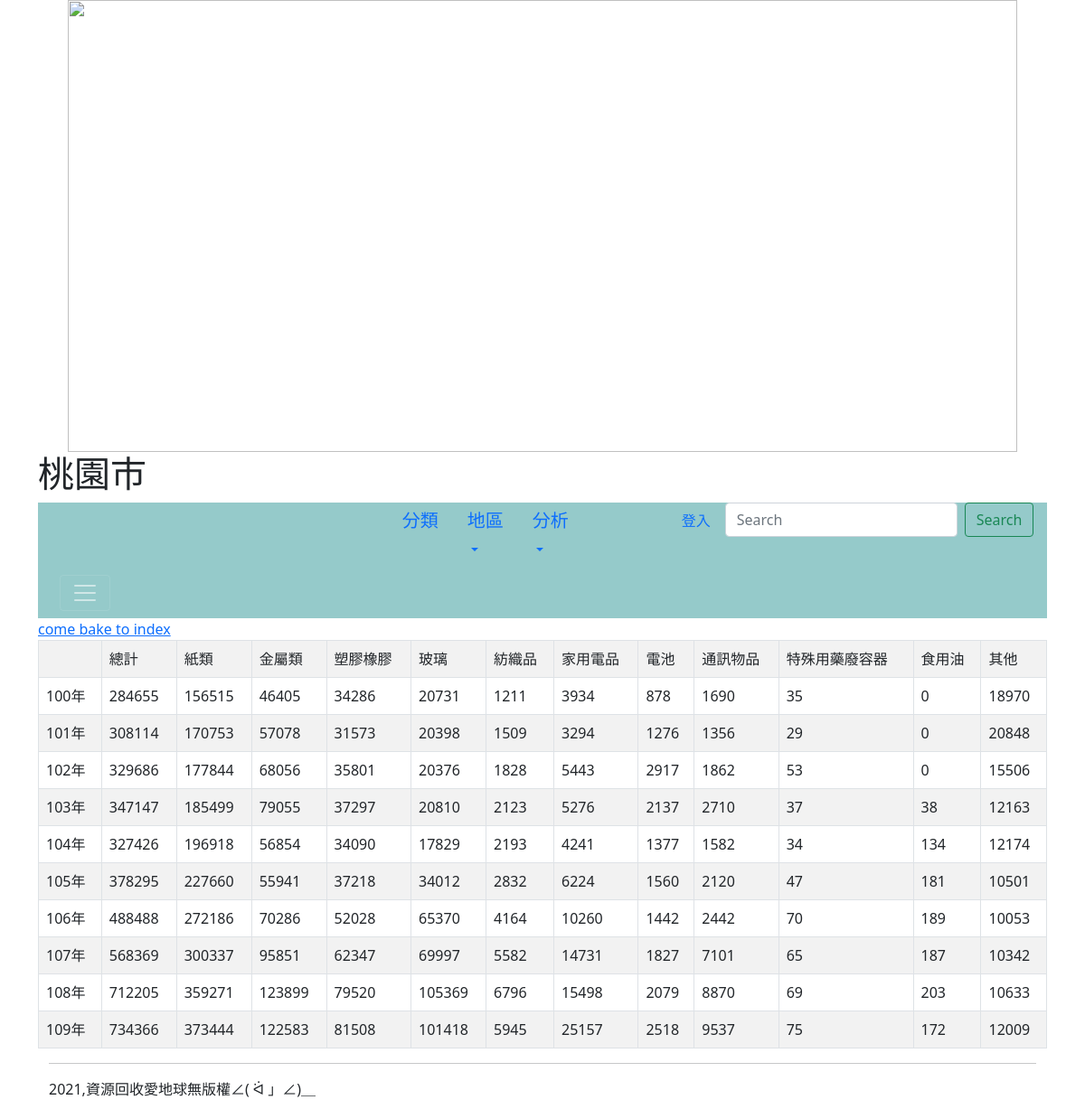
The app's page /taoyuan/ with its own data.
### mysite/models.py (models this page shows, shortened)
class Type(models.Model):
	年度 = models.CharField(max_length=200)
	地區 =models.CharField(max_length=200)
	總計 = models.PositiveIntegerField(default=0)
	紙類 = models.PositiveIntegerField(default=0)
	金屬類 = models.PositiveIntegerField(default=0)
	塑膠橡膠= models.PositiveIntegerField(default=0)
	玻璃 = models.PositiveIntegerField(default=0)
	紡織品 = models.PositiveIntegerField(default=0)
	家用電品 = models.PositiveIntegerField(default=0)
	電池 = models.PositiveIntegerField(default=0)
	通訊物品 = models.PositiveIntegerField(default=0)
	特殊用藥廢容器 = models.PositiveIntegerField(default=0)
	食用油 = models.PositiveIntegerField(default=0)
	其他 = models.PositiveIntegerField(default=0)

### mysite/views.py (the view)
# urls.py: path('taoyuan/',taoyuan),
def taoyuan(request):
	types=Type.objects.all()
	types5=Type.objects.filter(地區="桃園市")
	return render(request, "taoyuan.html", locals())

### templates/taoyuan.html (shortened to what this page needs)
{% extends "base.html" %}
{% block headmessage %} <h1>桃園市</h1> {% endblock %}
{% block content %}
<a href="/">come bake to index</a><br>
<table class='table table-striped table-bordered'>
	<tr>
		<td>     </td>
		<td>總計</td>
		<td>紙類</td>
		<td>金屬類</td>
		<td>塑膠橡膠</td>
		<td>玻璃</td>
		<td>紡織品</td>
		<td>家用電品</td>
		<td>電池</td>
		<td>通訊物品</td>
		<td>特殊用藥廢容器</td>
		<td>食用油</td>
		<td>其他</td>
	</tr>
	{% for type in types5 %}
	<tr>
		<td>{{ type.年度 }}</td>
		<td>{{ type.總計 }}</td>
		<td>{{ type.紙類 }}</td>
		<td>{{ type.金屬類 }}</td>
		<td>{{ type.塑膠橡膠 }}</td>
		<td>{{ type.玻璃 }}</td>
		<td>{{ type.紡織品 }}</td>
		<td>{{ type.家用電品 }}</td>
		<td>{{ type.電池 }}</td>
		<td>{{ type.通訊物品 }}</td>
		<td>{{ type.特殊用藥廢容器 }}</td>
		<td>{{ type.食用油 }}</td>
		<td>{{ type.其他 }}</td>
	</tr>
	{% endfor %}
</table>
{% endblock %}

### records on screen
Type: 年度 "100年", 總計 "284655", 紙類 "156515", 金屬類 "46405", 塑膠橡膠 "34286", 玻璃 "20731", 紡織品 "1211", 家用電品 "3934", 電池 "878", 通訊物品 "1690", 特殊用藥廢容器 "35", 食用油 "0", 其他 "18970"
Type: 年度 "101年", 總計 "308114", 紙類 "170753", 金屬類 "57078", 塑膠橡膠 "31573", 玻璃 "20398", 紡織品 "1509", 家用電品 "3294", 電池 "1276", 通訊物品 "1356", 特殊用藥廢容器 "29", 食用油 "0", 其他 "20848"
Type: 年度 "102年", 總計 "329686", 紙類 "177844", 金屬類 "68056", 塑膠橡膠 "35801", 玻璃 "20376", 紡織品 "1828", 家用電品 "5443", 電池 "2917", 通訊物品 "1862", 特殊用藥廢容器 "53", 食用油 "0", 其他 "15506"
Type: 年度 "103年", 總計 "347147", 紙類 "185499", 金屬類 "79055", 塑膠橡膠 "37297", 玻璃 "20810", 紡織品 "2123", 家用電品 "5276", 電池 "2137", 通訊物品 "2710", 特殊用藥廢容器 "37", 食用油 "38", 其他 "12163"
Type: 年度 "104年", 總計 "327426", 紙類 "196918", 金屬類 "56854", 塑膠橡膠 "34090", 玻璃 "17829", 紡織品 "2193", 家用電品 "4241", 電池 "1377", 通訊物品 "1582", 特殊用藥廢容器 "34", 食用油 "134", 其他 "12174"
Type: 年度 "105年", 總計 "378295", 紙類 "227660", 金屬類 "55941", 塑膠橡膠 "37218", 玻璃 "34012", 紡織品 "2832", 家用電品 "6224", 電池 "1560", 通訊物品 "2120", 特殊用藥廢容器 "47", 食用油 "181", 其他 "10501"
Type: 年度 "106年", 總計 "488488", 紙類 "272186", 金屬類 "70286", 塑膠橡膠 "52028", 玻璃 "65370", 紡織品 "4164", 家用電品 "10260", 電池 "1442", 通訊物品 "2442", 特殊用藥廢容器 "70", 食用油 "189", 其他 "10053"
Type: 年度 "107年", 總計 "568369", 紙類 "300337", 金屬類 "95851", 塑膠橡膠 "62347", 玻璃 "69997", 紡織品 "5582", 家用電品 "14731", 電池 "1827", 通訊物品 "7101", 特殊用藥廢容器 "65", 食用油 "187", 其他 "10342"
Type: 年度 "108年", 總計 "712205", 紙類 "359271", 金屬類 "123899", 塑膠橡膠 "79520", 玻璃 "105369", 紡織品 "6796", 家用電品 "15498", 電池 "2079", 通訊物品 "8870", 特殊用藥廢容器 "69", 食用油 "203", 其他 "10633"
Type: 年度 "109年", 總計 "734366", 紙類 "373444", 金屬類 "122583", 塑膠橡膠 "81508", 玻璃 "101418", 紡織品 "5945", 家用電品 "25157", 電池 "2518", 通訊物品 "9537", 特殊用藥廢容器 "75", 食用油 "172", 其他 "12009"
